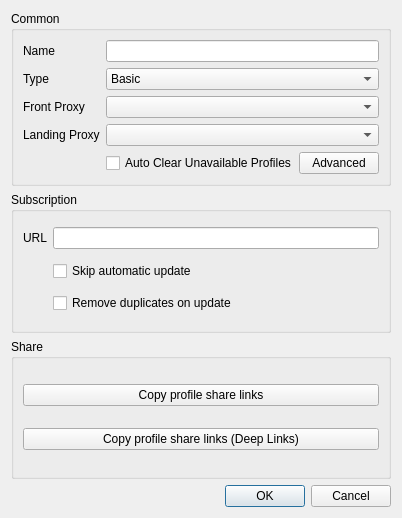
<?xml version="1.0" encoding="UTF-8"?>
<ui version="4.0">
 <class>DialogEditGroup</class>
 <widget class="QDialog" name="DialogEditGroup">
  <property name="geometry">
   <rect>
    <x>0</x>
    <y>0</y>
    <width>402</width>
    <height>518</height>
   </rect>
  </property>
  <property name="minimumSize">
   <size>
    <width>400</width>
    <height>300</height>
   </size>
  </property>
  <property name="windowTitle">
   <string>Edit Group</string>
  </property>
  <layout class="QVBoxLayout" name="verticalLayout">
   <item>
    <widget class="QGroupBox" name="cat_common">
     <property name="sizePolicy">
      <sizepolicy hsizetype="Preferred" vsizetype="Maximum">
       <horstretch>0</horstretch>
       <verstretch>0</verstretch>
      </sizepolicy>
     </property>
     <property name="title">
      <string>Common</string>
     </property>
     <layout class="QGridLayout" name="main">
      <item row="3" column="1">
       <widget class="QComboBox" name="landing_proxy"/>
      </item>
      <item row="1" column="1">
       <widget class="QComboBox" name="type">
        <item>
         <property name="text">
          <string>Basic</string>
         </property>
        </item>
        <item>
         <property name="text">
          <string>Subscription</string>
         </property>
        </item>
       </widget>
      </item>
      <item row="0" column="0">
       <widget class="QLabel" name="label">
        <property name="text">
         <string>Name</string>
        </property>
       </widget>
      </item>
      <item row="3" column="0">
       <widget class="QLabel" name="landing_proxy_l">
        <property name="text">
         <string>Landing Proxy</string>
        </property>
       </widget>
      </item>
      <item row="2" column="1">
       <layout class="QHBoxLayout" name="horizontalLayout">
        <item>
         <widget class="QComboBox" name="front_proxy"/>
        </item>
       </layout>
      </item>
      <item row="1" column="0">
       <widget class="QLabel" name="label_2">
        <property name="text">
         <string>Type</string>
        </property>
       </widget>
      </item>
      <item row="2" column="0">
       <widget class="QLabel" name="front_proxy_l">
        <property name="text">
         <string>Front Proxy</string>
        </property>
       </widget>
      </item>
      <item row="0" column="1">
       <widget class="QLineEdit" name="name"/>
      </item>
      <item row="4" column="1">
       <layout class="QHBoxLayout" name="common_options_layout">
        <item>
         <widget class="QCheckBox" name="auto_clear_unavailable">
          <property name="text">
           <string>Auto Clear Unavailable Profiles</string>
          </property>
         </widget>
        </item>
        <item>
         <spacer name="common_options_spacer">
          <property name="orientation">
           <enum>Qt::Orientation::Horizontal</enum>
          </property>
          <property name="sizeHint" stdset="0">
           <size>
            <width>0</width>
            <height>0</height>
           </size>
          </property>
         </spacer>
        </item>
        <item>
         <widget class="QPushButton" name="advanced">
          <property name="text">
           <string>Advanced</string>
          </property>
         </widget>
        </item>
       </layout>
      </item>
     </layout>
     <zorder>label</zorder>
     <zorder>front_proxy_l</zorder>
     <zorder>type</zorder>
     <zorder>label_2</zorder>
     <zorder>landing_proxy</zorder>
     <zorder>landing_proxy_l</zorder>
     <zorder>name</zorder>
     <zorder>auto_clear_unavailable</zorder>
    </widget>
   </item>
   <item>
    <widget class="QGroupBox" name="cat_sub">
     <property name="title">
      <string>Subscription</string>
     </property>
     <layout class="QGridLayout" name="_2">
      <item row="0" column="0">
       <widget class="QLabel" name="label_4">
        <property name="text">
         <string>URL</string>
        </property>
       </widget>
      </item>
      <item row="0" column="1">
       <widget class="MyLineEdit" name="url"/>
      </item>
      <item row="1" column="1">
       <widget class="QCheckBox" name="skip_auto_update">
        <property name="text">
         <string>Skip automatic update</string>
        </property>
       </widget>
      </item>
      <item row="2" column="1">
       <widget class="QCheckBox" name="remove_duplicates">
        <property name="toolTip">
         <string>After each subscription update, keep one profile when several share the same configuration.</string>
        </property>
        <property name="text">
         <string>Remove duplicates on update</string>
        </property>
       </widget>
      </item>
     </layout>
    </widget>
   </item>
   <item>
    <widget class="QGroupBox" name="cat_share">
     <property name="title">
      <string>Share</string>
     </property>
     <layout class="QVBoxLayout" name="verticalLayout_2">
      <item>
       <widget class="QPushButton" name="copy_links">
        <property name="text">
         <string>Copy profile share links</string>
        </property>
       </widget>
      </item>
      <item>
       <widget class="QPushButton" name="copy_links_nkr">
        <property name="text">
         <string>Copy profile share links (Deep Links)</string>
        </property>
       </widget>
      </item>
     </layout>
    </widget>
   </item>
   <item>
    <widget class="QDialogButtonBox" name="buttonBox">
     <property name="standardButtons">
      <set>QDialogButtonBox::StandardButton::Cancel|QDialogButtonBox::StandardButton::Ok</set>
     </property>
    </widget>
   </item>
  </layout>
 </widget>
 <customwidgets>
  <customwidget>
   <class>MyLineEdit</class>
   <extends>QLineEdit</extends>
   <header>include/ui/utils/MyLineEdit.h</header>
  </customwidget>
 </customwidgets>
 <tabstops>
  <tabstop>name</tabstop>
  <tabstop>type</tabstop>
  <tabstop>auto_clear_unavailable</tabstop>
  <tabstop>advanced</tabstop>
  <tabstop>url</tabstop>
  <tabstop>skip_auto_update</tabstop>
  <tabstop>remove_duplicates</tabstop>
  <tabstop>copy_links</tabstop>
  <tabstop>copy_links_nkr</tabstop>
 </tabstops>
 <resources/>
 <connections>
  <connection>
   <sender>buttonBox</sender>
   <signal>rejected()</signal>
   <receiver>DialogEditGroup</receiver>
   <slot>reject()</slot>
   <hints>
    <hint type="sourcelabel">
     <x>199</x>
     <y>275</y>
    </hint>
    <hint type="destinationlabel">
     <x>199</x>
     <y>149</y>
    </hint>
   </hints>
  </connection>
  <connection>
   <sender>buttonBox</sender>
   <signal>accepted()</signal>
   <receiver>DialogEditGroup</receiver>
   <slot>accept()</slot>
   <hints>
    <hint type="sourcelabel">
     <x>199</x>
     <y>291</y>
    </hint>
    <hint type="destinationlabel">
     <x>199</x>
     <y>157</y>
    </hint>
   </hints>
  </connection>
 </connections>
</ui>
